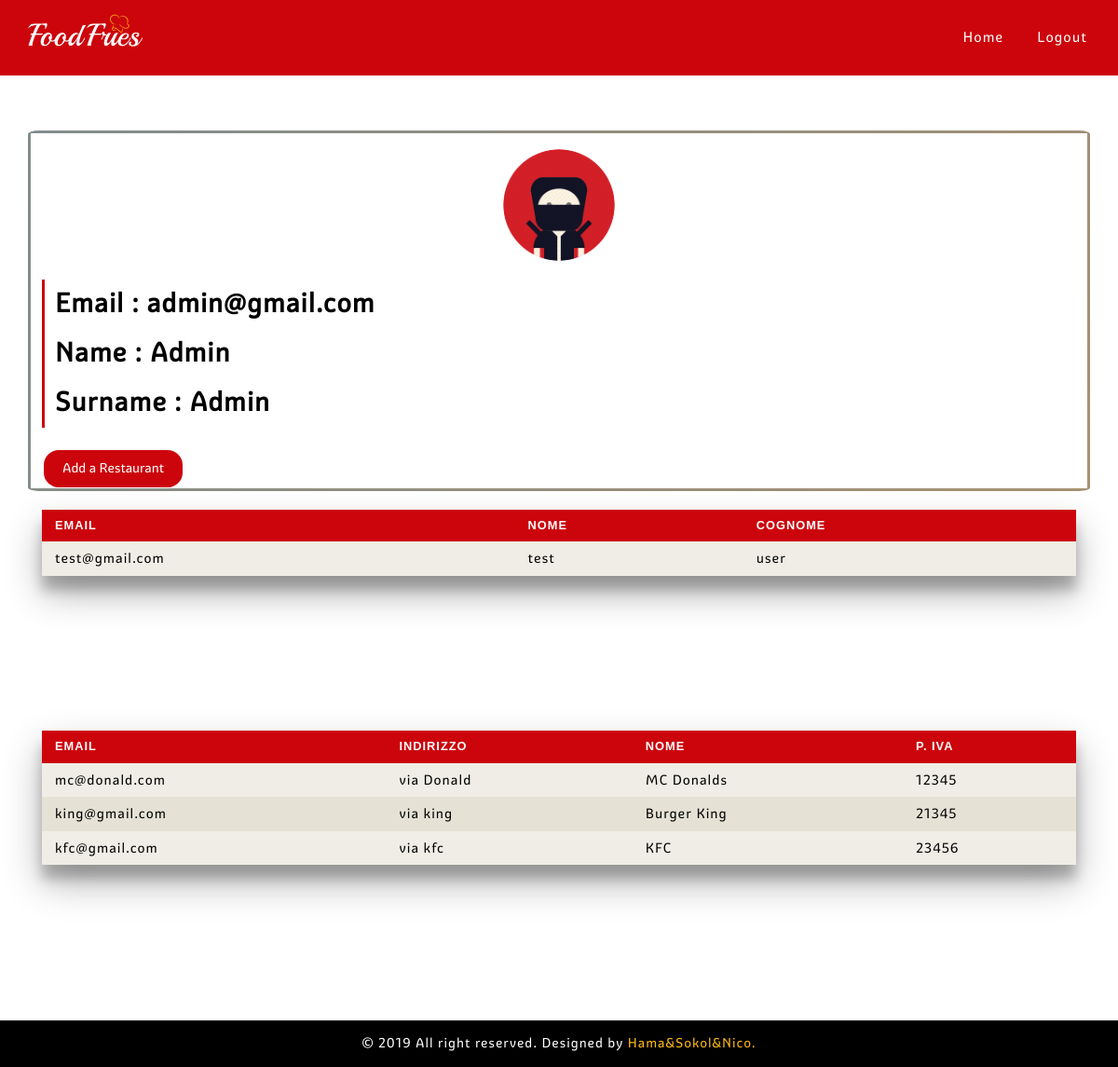
The page /admin_page/amministratore.php (signed in) on the database its author committed.
### tables this page shows
CREATE TABLE `cliente` (
  `name` varchar(255) NOT NULL,
  `surname` varchar(255) NOT NULL,
  `email` varchar(255) NOT NULL,
  `password` varchar(30) NOT NULL
);

CREATE TABLE `ristorante` (
  `email` varchar(255) NOT NULL,
  `nome` varchar(255) NOT NULL,
  `indirizzo` varchar(255) NOT NULL,
  `civico` int(11) NOT NULL,
  `telefono` varchar(20) NOT NULL,
  `piva` int(5) NOT NULL,
  `password` varchar(30) NOT NULL,
  `image` varchar(255) NOT NULL
);

### admin_page/php/getRestaurant.php (the view, shortened to what this page needs)
<table>
<thead>
  <tr style="background: #CC050C;">
    <th style= "color: white;" >Email</th>
    <th style= "color: white;">Indirizzo</th>
    <th style= "color: white;">Nome</th>
    <th style= "color: white;">P. Iva</th>
  </tr>
</thead>
<tbody>
  <?php
  $servername = "localhost";
  $username = "root";
  $database = "foodfries";
  $password_server = "";
      $conn = new mysqli($servername, $username, $password_server, $database);
      $sql = "SELECT email, indirizzo, nome, piva FROM ristorante";
      $result = $conn->query($sql);
      if (mysqli_num_rows($result) > 0)	{
          while($row = mysqli_fetch_assoc($result)) {
              echo "<tr> <td aria-label='Email'>" . $row["email"] . "</td>";
              echo "<td aria-label='Indirizzo'>" . $row["indirizzo"]. "</td>";
              echo "<td aria-label='Nome'>" . $row["nome"] . " </td>";
              echo "<td aria-label='P. Iva'>" . $row["piva"]. "</td>";
              echo "</tr>";
          }
          echo "<t/body> </table>";
    }
?>

### admin_page/amministratore.php (shortened to what this page needs)
<!DOCTYPE html>
<html lang="en" dir="ltr">
  <head>
    <link href="css/bootstrap.min.css" rel="stylesheet">
    <link rel="stylesheet" href="https://maxcdn.bootstrapcdn.com/bootstrap/3.4.0/css/bootstrap.min.css">
    <link href="css/styleProfile.css" rel="stylesheet">
    <link href="css/responsive.css" rel="stylesheet">
    <link href="fonts/font-awesome/css/font-awesome.min.css" rel="stylesheet" type="text/css" />
    <link href="fonts/website-font/stylesheet.css" rel="stylesheet" type="text/css" />
  </head>
  <body>
    <header id="home">
        <div class="main-nav">
            <nav class="navbar navbar-default navbar-fixed-top">
                <div class="container">
                    <div class="navbar-header">
                        <a class="navbar-brand" href="amministratore.php">
                            <img class="img-responsive" src="images/logo.png" alt="logo">
                        </a>
                    </div>
                    <div class="collapse navbar-collapse">
                        <ul class="nav navbar-nav navbar-right">
                            <li class="scroll"><a href="amministratore.php">Home</a></li>
                            <li class="scroll"> <a href="php/logout.php">Logout</a></li>
                        </ul>
                    </div>
                </div>
            </nav>
        </div>
    </header>
    <section class="tv-paddingT100 tv-bgbanner" id="menu">
      <div class="container">
                        <br> <br>
                      <div class="col-sm-12 colaccount">
                          <br>
                          <img src="images/admin-avatar-png.png" alt="Avatar Image" class="avatar" >
                          <br>
                          <h3> <strong>Email : admin@gmail.com</h3> </strong>
                          <h3> <strong> Name : Admin</h3> </strong>
                          <h3> <strong>Surname : Admin</h3> </strong>
                            <br>
                            <?php include('php/addRestaurantModal.php') ?>
                            <br>
                     </div>
  		      <div class="col-sm-12">
              <br>
              <?php include ('php/getUsers.php')?>
			 </div>
			 <div class = "col-sm-12">
              <?php include ('php/getRestaurant.php')?>
            </div>
</div>
</section>
<?php include("php/footer.php") ?>
  </body>
</html>

### admin_page/php/addRestaurantModal.php (shortened to what this page needs)
<button type="button" class="button" data-toggle="modal" data-target="#myModal">
  <span>Add a Restaurant</span>
</button>

### admin_page/php/getUsers.php (shortened to what this page needs)
<table>
<thead>
  <tr  style="background: #CC050C;">
    <th style= "color: white;">Email</th>
    <th  style= "color: white;">Nome</th>
    <th style= "color: white;">Cognome</th>
  </tr>
</thead>
<tbody>
  <?php
  $servername = "localhost";
  $username = "root";
  $database = "foodfries";
  $password_server = "";
      $conn = new mysqli($servername, $username, $password_server, $database);
      $sql = "SELECT email, name, surname FROM cliente";
      $result = $conn->query($sql);
      if (mysqli_num_rows($result) > 0)	{
          while($row = mysqli_fetch_assoc($result)) {
              echo "<tr> <td aria-label='Email'>" . $row["email"] . "</td>";
              echo "<td aria-label='Nome'>" . $row["name"]. "</td>";
              echo "<td aria-label='Cognome'>" . $row["surname"] . "</td>";
              echo "</tr>";
          }
          echo "</tbody> </table>";
    }
?>

### admin_page/php/footer.php
<footer>
	<div class="tv-footer-copyright">
		<div class="container">
			<div class="row">
				<div class="col-xs-12">
					<p>&copy; 2019 All right reserved. Designed by <a href="#" target="_blank">Hama&Sokol&Nico.</a></p>
				</div>
			</div>
		</div>
	</div>
</footer>

### admin_page/css/styleProfile.css (style rules this page uses)
table { width: 100%; }
table { padding: 3%; margin-bottom: 15%; box-shadow: 0 19px 38px rgba(0,0,0,0.30), 0 15px 12px rgba(0,0,0,0.22); }
table thead tr { background: #aba177; }
table tbody tr:nth-of-type(odd) { background: #efede5; }
table tbody tr:nth-of-type(even) { background: #e5e2d5; }
table td, table th { padding: 8px 14px; text-align: left; font-size: 0.9rem; }
table th { font-weight: 700; font-size: 0.8rem; line-height: 1.4; font-family: "Gotham SSm A", "Gotham SSm B", Helvetica, sans-serif; text-transform: uppercase; margin: 0; max-width: 800px; line-height: inherit; color: #151515; }
html { font-size: 100%; }
html, body { width:100%; padding:0; margin:0; color:#111; }
a, button { text-decoration: none; cursor: pointer; }
a { color: inherit; }
ul { margin: 0; padding: 0; }
ul li { list-style-type: none; }
button, input, optgroup, select, textarea { color: inherit; font: inherit; margin: 0; }
body { color: #000; font-family: graviolaregular; background-color: #fff; letter-spacing: 1px; }
* { margin: 0; padding: 0; }
h1,h2,h3,h4,h5,h6,p { margin: 0 }
.colaccount { position: relative; }
.colaccount:after { content: ''; position: absolute; top: 0; left: 0; right: 0; bottom: 0; border-radius: 1%; background: linear-gradient(120deg, #828d8d, #b89364, #f66565); background-size: 300% 300%; clip-path: polygon(0% 100%, 3px 100%, 3px 3px, calc(100% - 3px) 3px, calc(100% - 3px) calc(100% - 3px), 3px calc(100% - 3px), 3px 100%, 100% 100%, 100% 0%, 0% 0%); }
.colaccount:after { animation: frame-enter 1s forwards ease-in-out reverse, gradient-animation 4s ease-in-out infinite; }
.colaccount { background-color: : url("../images/bckg1.jpg") no-repeat scroll center top / cover ; }
.colaccount h3 { padding: 1%; border-left: solid #cc050c; }
@media screen and (min-width: 601px) { .colaccount h3 { font-size: 2em; } }
.button { background-color: #cc050c; border: none; color: white; padding: 10px 20px; text-align: center; text-decoration: none; display: inline-block; margin: 4px 2px; cursor: pointer; border-radius: 16px; }
.button span { cursor: pointer; display: inline-block; position: relative; transition: 0.5s; }
.button span:after { content: '\00bb'; position: absolute; opacity: 0; top: 0; right: -20px; transition: 0.5s; }
.avatar { vertical-align: middle; width: 120px; height: 120px; border-radius: 50%; display: block; margin-left: auto; margin-right: auto; }
a { text-decoration: none; -webkit-transition: 300ms; -moz-transition: 300ms; -o-transition: 300ms; transition: 300ms; }
.navbar-default .navbar-nav > li > a { font-family: graviolaregular; }
.tv-paddingT100 { padding-top:100px; }
.navbar-brand > img { display: block; width: 50%; }
.navbar-default .navbar-nav > li > a { color: #fff; font-size: 15px; padding: 30px 18px; display: inline-block; }
.navbar-default .navbar-nav > li > a::before, .nav-tabs a::before { background-color: #fdb913; content: ""; height: 1px; left: 100%; position: absolute; top: calc(50% - 1px); transition: all 0.3s ease 0s; width: 0; }
.main-nav { left: 0; position: absolute; right: 0; z-index: 3; }
.navbar-default { background-color: #cc050c; border-color: #cc050c; margin-bottom: 0px; }
.tv-footer-copyright { background: #000 none repeat scroll 0 0; color: #fff; padding: 15px 0; text-align: center; }
.tv-footer-copyright a { color: #fdb913; }
body { background: #dce1df; color: #4f585e; font-family: 'Source Sans Pro', sans-serif; text-rendering: optimizeLegibility; }
h1,h2,h3,h4,h6,p { margin: 0 }
img { vertical-align: middle; border-style: none; }

### rows shown on the page
cliente: email "test@gmail.com", name "test", surname "user"
ristorante: email "mc@donald.com", indirizzo "via Donald", nome "MC Donalds", piva "12345"
ristorante: email "king@gmail.com", indirizzo "via king", nome "Burger King", piva "21345"
ristorante: email "kfc@gmail.com", indirizzo "via kfc", nome "KFC", piva "23456"
